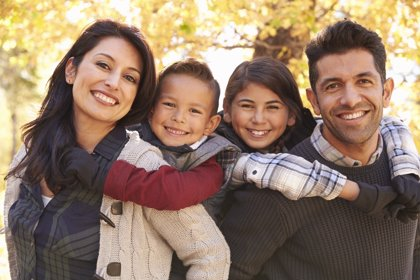
#> input picture Resources/familia.jpg, 420 x 280 px, found by its file name
$ python a.py
#> lines starting #> are read from the running program, lines starting #| are printed output that depends on the picture; after the words box and inside, x2 and y2 are one past the last pixel; in counts of white or black regions, pixels touching at a corner belong together
import cv2

#Reconocimiento facial en fotos

cascPath = "haarcascade_frontalface_default.xml"
faceCascade = cv2.CascadeClassifier(cascPath)

image = cv2.imread("Resources/familia.jpg")
#> image is the input picture: shape (280, 420, 3); mean B, G, R 104.9, 123.4, 146.6
gray = cv2.cvtColor(image, cv2.COLOR_BGR2GRAY)
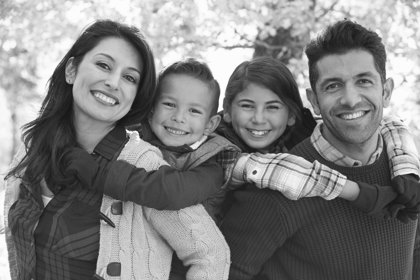
#> gray: shape (280, 420); min 16, max 255, mean 128.3

faces = faceCascade.detectMultiScale(gray,
                                     scaleFactor=1.1,
                                     minNeighbors=5,
                                     minSize=(30,30),
                                     maxSize=(200,200))
#> faces = [[229, 82, 63, 63], [149, 82, 67, 67], [70, 39, 78, 78], [308, 51, 83, 83]]

for (x,y,w,h) in faces:
    cv2.rectangle(image,(x,y),(x+w,y+h),(0,255,0),2)
#> this loop made 4 passes
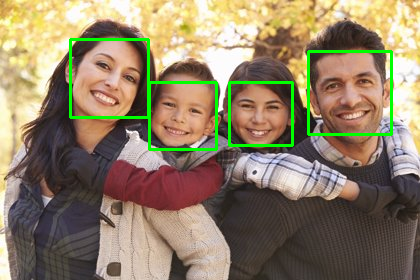
#> image: shape (280, 420, 3); 2.89% of pixels changed, all inside (x1, y1, x2, y2) = (69, 38, 393, 151)

cv2.imshow("image", image)
cv2.waitKey(0)
cv2.destroyAllWindows()

$ run again, with Resources/eci.jpg copied over Resources/familia.jpg
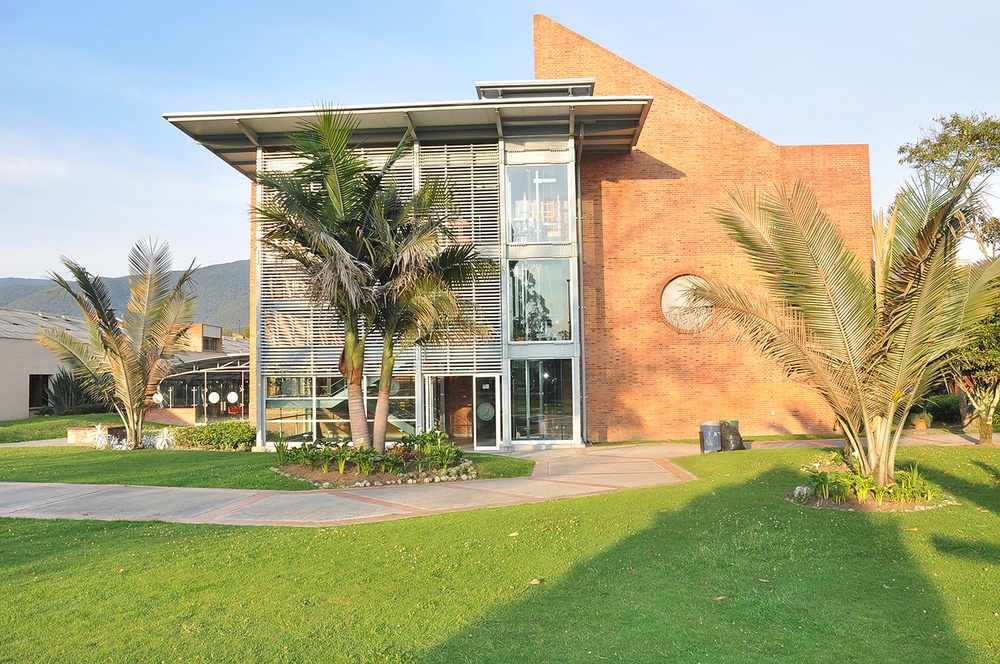
#> input picture Resources/eci.jpg, 1000 x 664 px, shrunk from 1352 x 898 before the run, found by its file name
#> image is the input picture: shape (664, 1000, 3); mean B, G, R 130.5, 166.5, 166.4
#> `gray = cv2.cvtColor(image, cv2.COLOR_BGR2GRAY)`:
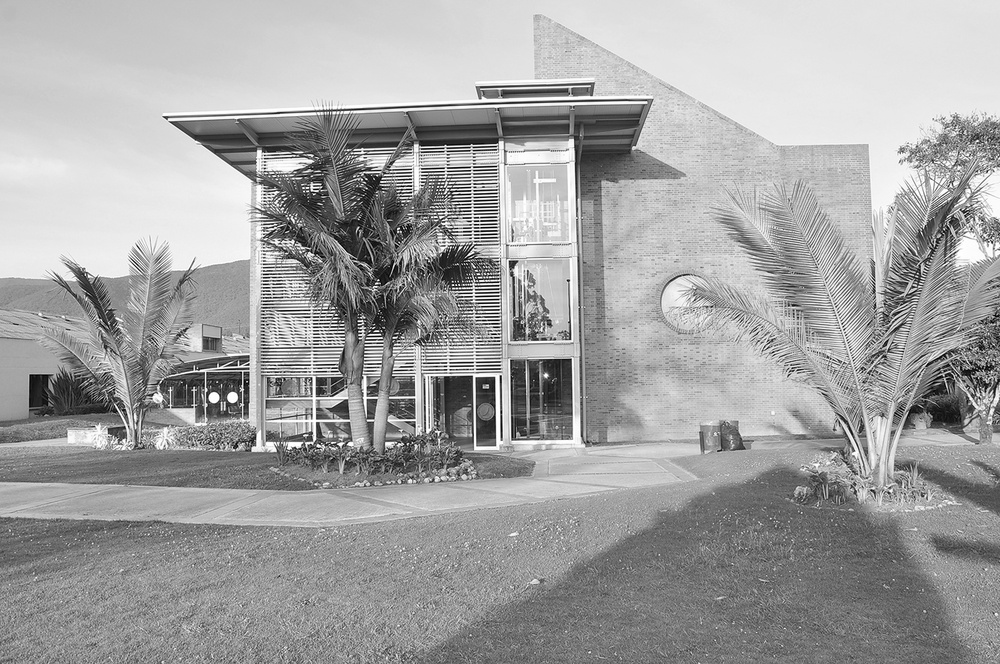
#> gray: shape (664, 1000); min 0, max 255, mean 162.3
#> faces = ()
